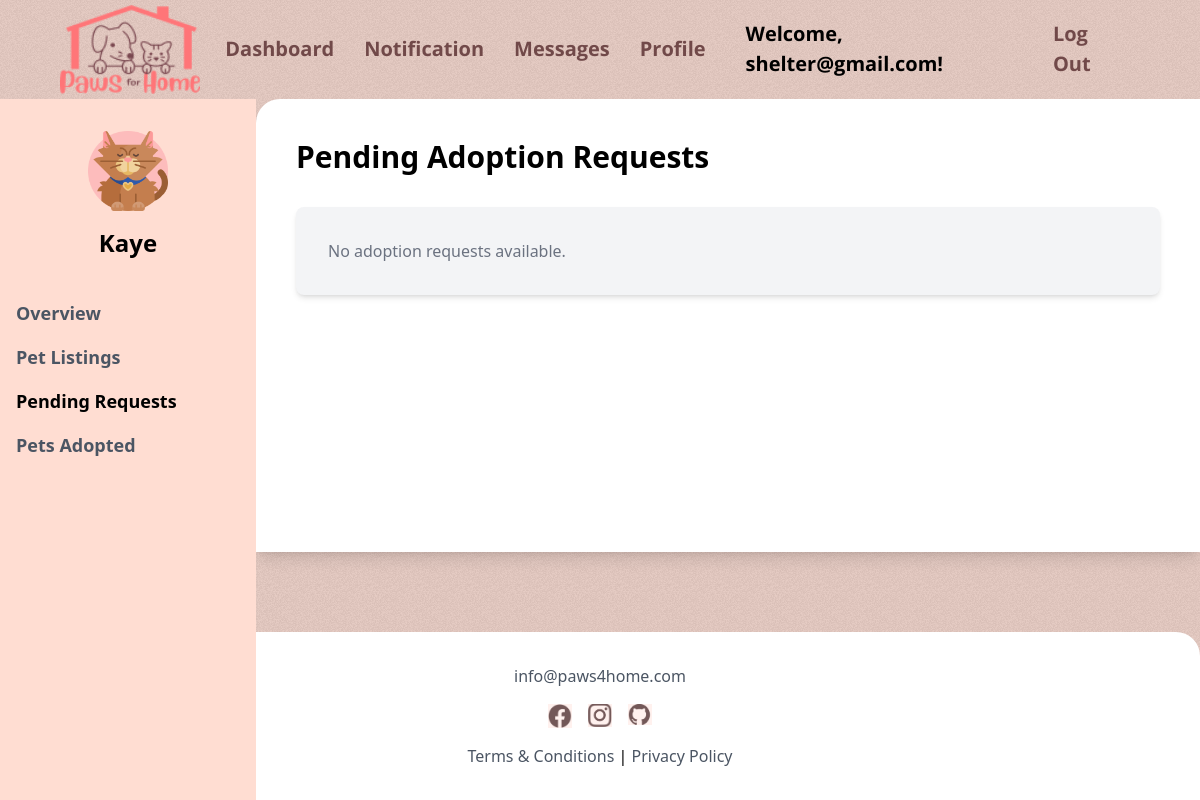
Before: /pending_requests/ (signed in) with the older database file.
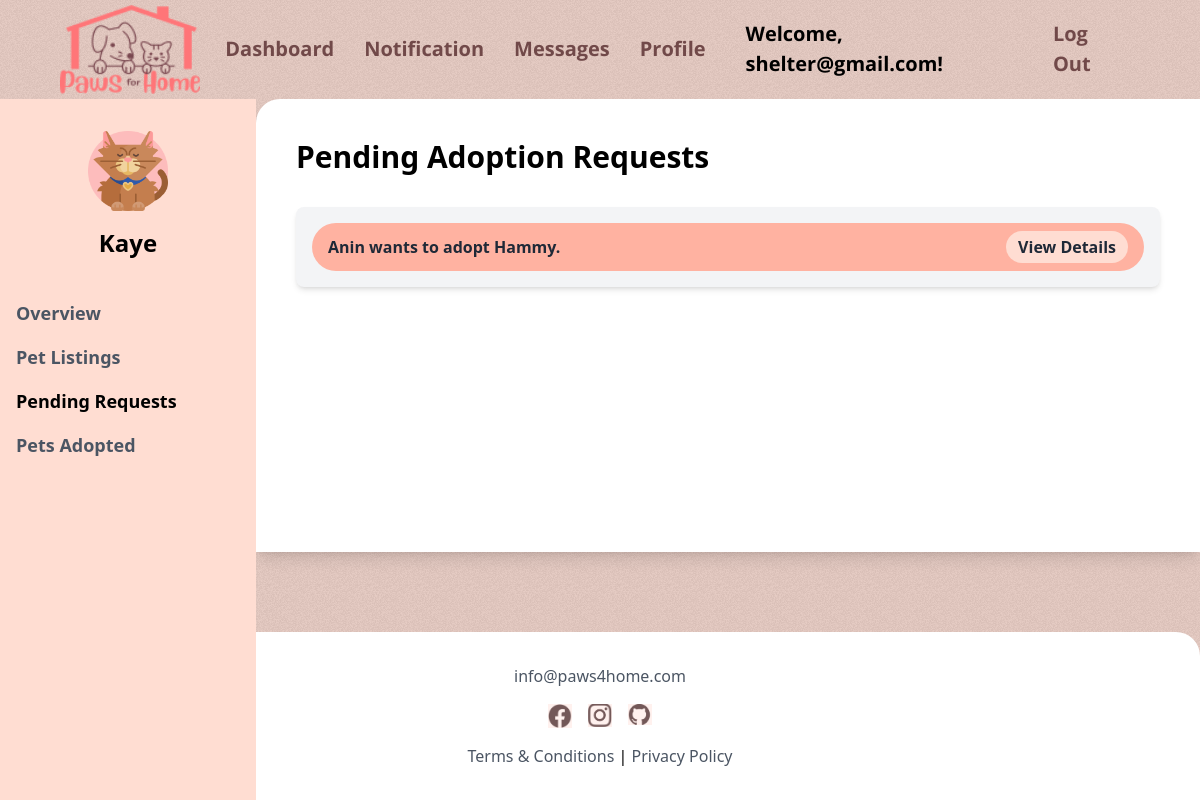
After: the same page with the newer database file.
### pets/models.py (models this page shows, shortened)
class AdoptionRequest(models.Model):
    STATUS_CHOICES = [
        (1, 'Pending'),
        (2, 'Accepted'),
        (3, 'Rejected'),
    ]
    HOUSING_CHOICES = [
        ('Apartment', 'Apartment'),
        ('House', 'House'),
        ('Condominium', 'Condominium'),
        ('Other', 'Other'),
    ]
    HOUSEHOLD_CHOICES = [
        ('Active', 'Active'),
        ('Calm', 'Calm'),
        ('Noisy', 'Noisy'),
        ('Quiet', 'Quiet'),
    ]
    GENERAL_INFO_CHOICES = [
        ('Companion for child', 'Companion for child'),
        ('Companion for other pet', 'Companion for other pet'),
        ('Security', 'Security'),
        ('Service animal', 'Service animal'),
        ('House pet', 'House pet'),
        ('Breeding', 'Breeding'),
        ('Other', 'Other'),
    ]
    status = models.IntegerField(choices=STATUS_CHOICES, default=1)
    pet = models.ForeignKey(Pet, on_delete=models.CASCADE)
    account = models.ForeignKey(settings.AUTH_USER_MODEL, on_delete=models.CASCADE)
    first_name = models.CharField(max_length=100)
    last_name = models.CharField(max_length=100)
    email = models.EmailField()
    phone_number = models.CharField(max_length=15)
    address = models.TextField()
    housing_type = models.CharField(max_length=20, choices=HOUSING_CHOICES, default='Apartment')
    household_description = models.CharField(max_length=20, choices=HOUSEHOLD_CHOICES, default='Calm')
    general_info = models.CharField(max_length=50, choices=GENERAL_INFO_CHOICES, default='House pet')
    other_housing_description = models.TextField(blank=True, null=True)
    other_general_info = models.TextField(blank=True, null=True)

class Pet(models.Model):
    STATUS_CHOICES = [
        (1, 'Available'),
        (2, 'Adopted'),
    ]
    name = models.CharField(max_length=100)
    image = models.ImageField(upload_to='pets/', default='pets/default_pet.jpg')
    type = models.CharField(max_length=100)
    age_years = models.IntegerField(default=0)
    age_months = models.IntegerField(default=0)
    description = models.TextField()
    adoption_fee = models.DecimalField(max_digits=10, decimal_places=2)
    status = models.IntegerField(choices=STATUS_CHOICES, default=1)
    created_at = models.DateTimeField(auto_now_add=True)
    owner = models.ForeignKey(settings.AUTH_USER_MODEL, on_delete=models.CASCADE, null=True)

### main/views.py (the view)
# urls.py: path('pending_requests/', views.pending_requests, name='pending_requests'),
@login_required
def pending_requests(request):
    shelter = request.user
    pets = Pet.objects.filter(owner=shelter)
    adoption_requests = AdoptionRequest.objects.filter(pet__in=pets, status=1)
    context = {
        'adoption_requests': adoption_requests,
        'pets': pets,
    }
    return render(request, 'shelterdashboard/pending_requests.html', context)

### main/templates/shelterdashboard/pending_requests.html (shortened to what this page needs)
{% extends "index.html" %}
{% block contents %}
<script src="https://cdn.tailwindcss.com"></script>
{% load static %}
<link rel="stylesheet" href="{% static 'css/landing_page.css' %}">
<body class="bg-[#FFDDD2] font-sans min-h-screen flex flex-col">
  <div class="flex flex-grow">
    <aside class="bg-[#FFDDD2] w-64 py-8 px-4 flex flex-col fixed h-screen">
      <div class="flex items-center justify-center">
        <img src="{% static 'images/shelterlogo.png' %}" alt="Shelter Logo" class="h-20">
      </div>
      <h1 class="text-2xl font-bold text-center mt-4">{{request.user.first_name}}</h1>
      <nav class="mt-10">
        <ul class="space-y-4">
          <li><a href="{% url 'main:shelterdashboard' %}" class="block text-lg text-gray-600 hover:text-[#F2968F] font-bold">Overview</a></li>
          <li><a href="{% url 'main:pet_listings' %}" class="block text-lg text-gray-600  hover:text-[#F2968F] font-bold">Pet Listings</a></li>
          <li><span class="block text-lg text-black font-bold">Pending Requests</span></li>
          <li><a href="{% url 'main:petsadopted' %}" class="block text-lg text-gray-600  hover:text-[#F2968F] font-bold">Pets Adopted</a></li>
        </ul>
      </nav>
    </aside>
        <main class="flex-grow bg-white ml-64 p-10 rounded-tl-3xl shadow-lg max-w-[90%] xl:max-w-[85%] mx-auto">
      <h3 class="text-3xl font-bold mb-8">Pending Adoption Requests</h3>
      <div class="bg-gray-100 rounded-lg shadow-md overflow-hidden p-4">
        <ul class="space-y-2">
          {% for request in adoption_requests %}
          <li class="flex items-center justify-between bg-[#FFB2A1] rounded-full px-4 py-2">
              <span class="text-gray-800 font-semibold">
                  {{ request.first_name }} wants to adopt {{ request.pet.name }}.
              </span>
              <button
                  onclick="redirectToAdoptionForm({{ request.id }})"
                  class="bg-[#FFDDD2] text-gray-800 font-bold py-1 px-3 rounded-full hover:bg-[#F2968F] transition duration-200">
                  View Details
              </button>
          </li>
      {% empty %}
          <p class="text-gray-500 p-4">No adoption requests available.</p>
      {% endfor %}
        </ul>
    </div>
    </main>
  </div>
</body>
{% endblock contents %}

Changed rows visible on the page:
added AdoptionRequest: first_name "Anin", pet.name "Hammy"
Other visible differences:
text no longer shown: "No adoption requests available."
